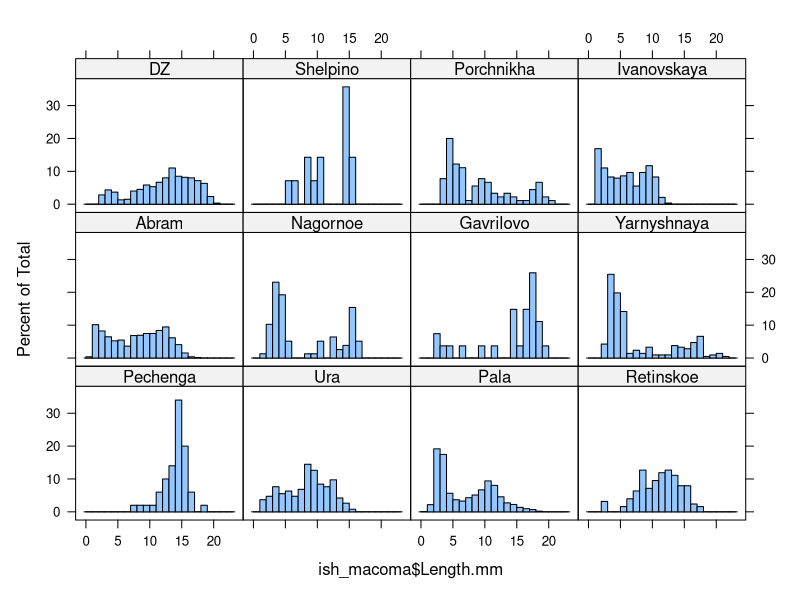
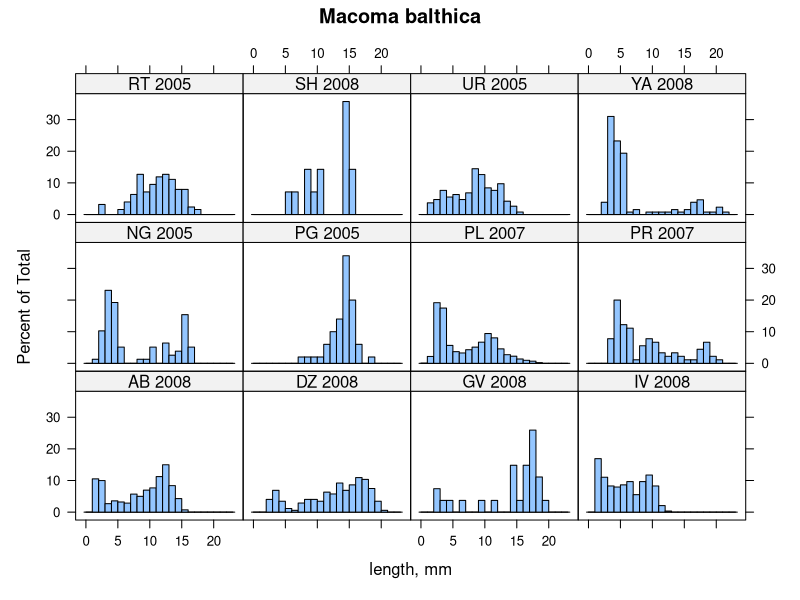

Source code (R) for these figures, in order: (Note: this script raises an error after producing the figures.)
setwd("~/Dropbox/PhD_thesis/PhD_thesis/article_Barents_microdistribution/size_structures/")

ishodnik<-read.table("size_age_structures.csv", header=T, sep=";", dec=",")

levels(ishodnik$site)

ishodnik$site<-ordered(ishodnik$site, levels=c("Pechenga", "Ura", "Pala", "Retinskoe", "Abram", "Nagornoe", "Volokovaya", "Gavrilovo", "Yarnyshnaya", "DZ", "Shelpino", "Porchnikha", "Tryashina", "Ivanovskaya"))

levels(ishodnik$code)
ishodnik$code <- reorder(ishodnik$code, as.numeric(ishodnik$site))

str(ishodnik)

# ========== делаем таблички по отдельным видам ================
ish_macoma <- subset(ishodnik, ishodnik$species == "Macoma balthica", drop=T)
ish_cockle <- subset(ishodnik, ishodnik$species == "Cerastoderma edule", drop=T)


library(lattice)
# ======== size structure Macoma ===================
histogram(~ish_macoma$Length.mm | ish_macoma$site, breaks=seq(0, max(ish_macoma$Length.mm+1, na.rm=T),1))

table(ish_macoma$code, ish_macoma$year)

min(ish_macoma$Length.mm, na.rm=T)

macoma_reference <- rbind(subset(ish_macoma, ish_macoma$code=="PG" & ish_macoma$year==2005), subset(ish_macoma, ish_macoma$code=="UR"), subset(ish_macoma, ish_macoma$code=="PL" & ish_macoma$year==2007), subset(ish_macoma, ish_macoma$code=="RT" & ish_macoma$year==2005), subset(ish_macoma, ish_macoma$code=="AB" & ish_macoma$year==2008), subset(ish_macoma, ish_macoma$code=="NG" & ish_macoma$year==2005), subset(ish_macoma, ish_macoma$code=="GV" & ish_macoma$year==2008), subset(ish_macoma, ish_macoma$code=="YA" & ish_macoma$year==2008), subset(ish_macoma, ish_macoma$code=="DZ" & ish_macoma$year==2008), subset(ish_macoma, ish_macoma$code=="SH" & ish_macoma$year==2008), subset(ish_macoma, ish_macoma$code=="PR" & ish_macoma$year==2007), subset(ish_macoma, ish_macoma$code=="IV" & ish_macoma$year==2008))

macoma_reference$id<-paste(macoma_reference$code, macoma_reference$year, sep=" ")

pdf("macoma_sizestr_ref.pdf", family="NimbusSan")
histogram(~macoma_reference$Length.mm | macoma_reference$id, breaks=seq(0, max(ish_macoma$Length.mm+1, na.rm=T),1), xlab = "length, mm", main = "Macoma balthica")
dev.off()
embedFonts("macoma_sizestr_ref.pdf")



# =========== size structure cockle ======================

histogram(~ish_cockle$Length.mm | ish_cockle$site, breaks=seq(0, max(ish_cockle$Length.mm+1, na.rm=T),2))

table(ish_cockle$code, ish_cockle$year)

cockle_reference <- rbind(subset(ish_cockle, ish_cockle$code == "PG" & ish_cockle$year == 2005), subset(ish_cockle, ish_cockle$code == "UR" & ish_cockle$year == 2005), subset(ish_cockle, ish_cockle$code == "PL" & ish_cockle$year == 2007), subset(ish_cockle, ish_cockle$code == "YA" & ish_cockle$year == 2008), subset(ish_cockle, ish_cockle$code == "DZ" & ish_cockle$year == 2008), subset(ish_cockle, ish_cockle$code == "SH" & ish_cockle$year == 2005), subset(ish_cockle, ish_cockle$code == "PR" & ish_cockle$year == 2005), subset(ish_cockle, ish_cockle$code == "TR" & ish_cockle$year == 2008))

cockle_reference$id<-paste(cockle_reference$code, cockle_reference$year, sep=" ")

pdf("cockle_sizestr_ref.pdf", family="NimbusSan")
histogram(~cockle_reference$Length.mm | cockle_reference$id, breaks=seq(0, max(ish_cockle$Length.mm+1, na.rm=T),2), xlab = "length, mm", , main = "Cerastoderma edule")
dev.off()
embedFonts("cockle_sizestr_ref.pdf")


# ============ варьирование размеров Macoma ==================
boxplot(ish_macoma$Length.mm ~ ish_macoma$site)

# ============ варьирование размеров cockle ================
boxplot(ish_cockle$Length.mm ~ ish_cockle$site)

# ================== главные компоненты Macoma ===============
# строим размерно-частотную струткуру
ish_macoma$Length_int <- cut(ish_macoma$Length.mm, breaks=seq(0, max(ish_macoma$Length.mm+1, na.rm=T),1))
ish_macoma$id <- paste(ish_macoma$code, ish_macoma$year, sep="_")
macoma_sizestr_t <- table(ish_macoma$id, ish_macoma$Length_int)

macoma_prcomp <- prcomp((macoma_sizestr_t))
plot(macoma_prcomp)

str(macoma_prcomp)

pdf("macoma_biplot.pdf", family="NimbusSan")
biplot(macoma_prcomp)
dev.off()
embedFonts("macoma_biplot.pdf")

macoma_p <- predict(macoma_prcomp)

pdf("macoma_PCA.pdf", family="NimbusSan")
plot(macoma_p[,1:2],col=as.numeric(ish_macoma$site)+1, pch=16, type = "n")
text(macoma_p[,1:2],labels = rownames(macoma_p))
dev.off()
embedFonts("macoma_PCA.pdf")

# ================== главные компоненты Cerastoderma ===============
# строим размерно-частотную струткуру
ish_cockle$Length_int <- cut(ish_cockle$Length.mm, breaks=seq(0, max(ish_cockle$Length.mm+1, na.rm=T),1))
ish_cockle$id <- paste(ish_cockle$code, ish_cockle$year, sep="_")
cockle_sizestr_t <- table(ish_cockle$id, ish_cockle$Length_int)

cockle_prcomp <- prcomp((cockle_sizestr_t))
plot(cockle_prcomp)

str(cockle_prcomp)

pdf("cockle_biplot.pdf", family="NimbusSan")
biplot(cockle_prcomp)
dev.off()
embedFonts("cockle_biplot.pdf")

cockle_p <- predict(cockle_prcomp)

pdf("cockle_PCA.pdf", family="NimbusSan")
plot(cockle_p[,1:2],col=as.numeric(ish_cockle$site)+1, pch=16, type = "n")
text(cockle_p[,1:2],labels = rownames(cockle_p))
dev.off()
embedFonts("cockle_PCA.pdf")


#######
hist_m<-hist(ish_macoma$Length.mm, breaks = seq(0, max(ish_macoma$Length.mm, na.rm=T)+1), plot = F)

